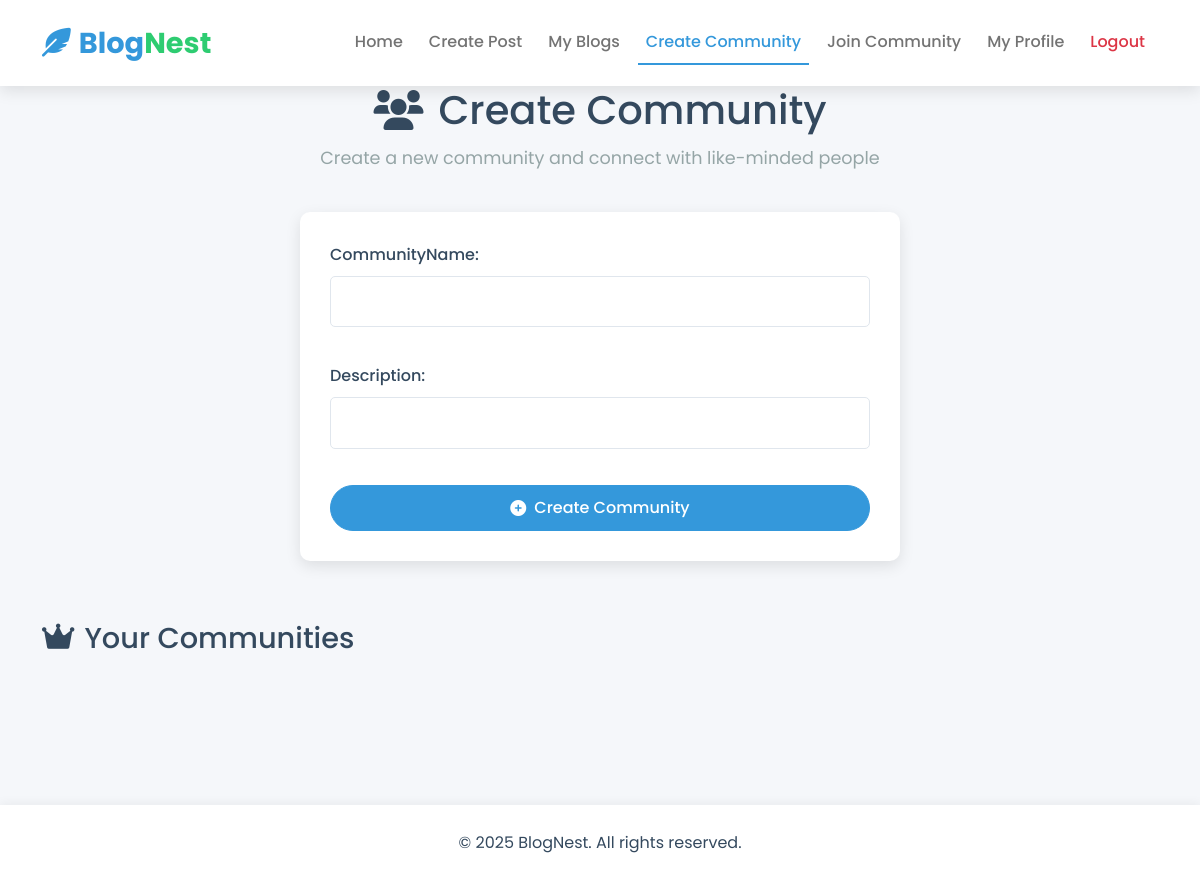
The app's page /create_community/ (signed in), older data.
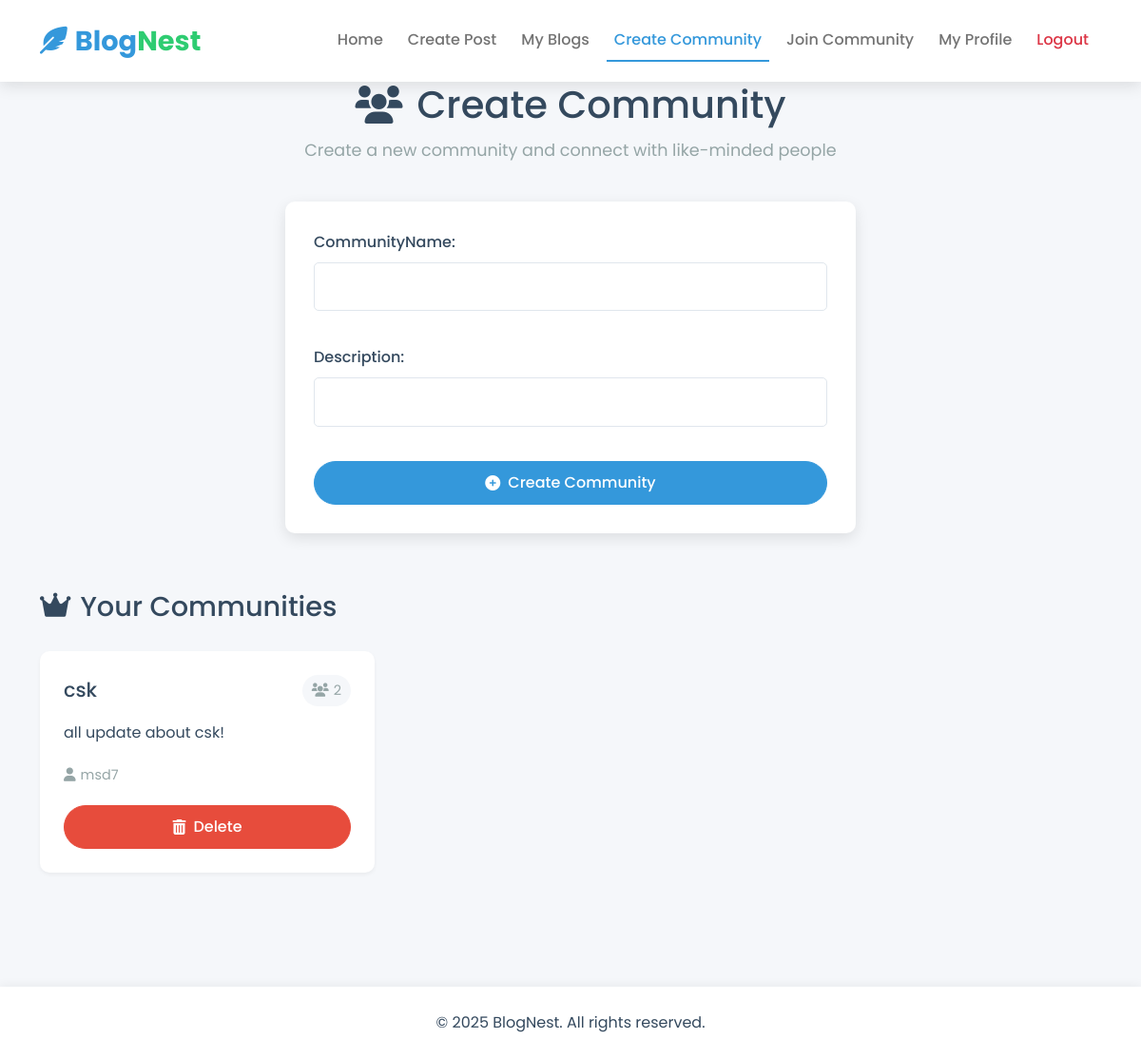
The same page, newer data.
### Blog/models.py (models this page shows)
class Community(models.Model):
  CommunityId = models.IntegerField(primary_key = True)
  CommunityName = models.CharField(max_length=50)
  Description = models.CharField(max_length=500)
  NumberOfMembers = models.IntegerField(default = 0)
  CreatorId = models.ForeignKey(User, null=True, on_delete=models.CASCADE)

### Blog/views.py (the view)
# urls.py: path('create_community/', create_community, name='create_community'),
def create_community(request):
    creator  = request.user
    if request.method == 'POST':
        form = CommunityForm(request.POST)
        if form.is_valid():
            print(creator)
            community = Community.objects.create(
              CommunityName = request.POST['CommunityName'],
              Description = request.POST['Description'],
              CreatorId = creator
            )
            return redirect("/home")
    else:
        form = CommunityForm()
    communities = Community.objects.filter(CreatorId = creator)
    return render(request, 'create_community.html', {'form': form, 'communities' :communities} )

### Blog/forms.py
class CommunityForm(forms.ModelForm):
    class Meta:
        model = Community
        fields = ['CommunityName', 'Description']

### templates/create_community.html (shortened to what this page needs)
{% load static %}
<!DOCTYPE html>
<html lang="en">
<head>
    <link href="https://cdn.jsdelivr.net/npm/bootstrap@5.0.2/dist/css/bootstrap.min.css" rel="stylesheet">
    <link href="https://cdnjs.cloudflare.com/ajax/libs/font-awesome/6.0.0-beta3/css/all.min.css" rel="stylesheet">
    <link href="{% static 'css/home.css' %}" rel="stylesheet">
    <link href="{% static 'css/community.css' %}" rel="stylesheet">
</head>
<body>
    <nav class="navbar navbar-expand-lg navbar-light">
        <div class="container">
            <a class="navbar-brand" href="/home">
                <i class="fas fa-feather-alt brand-icon"></i>Blog<span>Nest</span>
            </a>
            <div class="collapse navbar-collapse" id="navbarSupportedContent">
                <ul class="navbar-nav ms-auto mb-2 mb-lg-0">
                    <li class="nav-item">
                        <a class="nav-link" href="/home">Home</a>
                    </li>
                    <li class="nav-item">
                        <a class="nav-link" href="/create">Create Post</a>
                    </li>
                    <li class="nav-item">
                        <a class="nav-link" href="/myallblogs">My Blogs</a>
                    </li>
                    <li class="nav-item">
                        <a class="nav-link active" href="/create_community">Create Community</a>
                    </li>
                    <li class="nav-item">
                        <a class="nav-link" href="/join_community">Join Community</a>
                    </li>
                    <li class="nav-item">
                        <a class="nav-link" href="{% url 'user_profile' %}">My Profile</a>
                    </li>
                    <li class="nav-item">
                        <a class="nav-link text-danger" href="{% url 'logout' %}">Logout</a>
                    </li>
                </ul>
            </div>
        </div>
    </nav>
    <div class="container main-container">
        <div class="page-header">
            <h1><i class="fas fa-users"></i> Create Community</h1>
            <p>Create a new community and connect with like-minded people</p>
        </div>
        <div class="create-community-form">
            <form method="post">
                {{ form.as_p }}
                <button type="submit" class="btn btn-primary">
                    <i class="fas fa-plus-circle"></i> Create Community
                </button>
            </form>
        </div>
        <div class="communities-section">
            <h2><i class="fas fa-crown"></i> Your Communities</h2>
            <div class="communities-grid">
                {% for community in communities %}
                <div class="community-card">
                    <div class="community-header">
                        <h3>{{ community.CommunityName }}</h3>
                        <span class="member-count">
                            <i class="fas fa-users"></i> {{ community.NumberOfMembers }}
                        </span>
                    </div>
                    <p class="community-description">{{ community.Description }}</p>
                    <div class="community-meta">
                        <span class="creator">
                            <i class="fas fa-user"></i> {{ community.CreatorId.username }}
                        </span>
                    </div>
                    <div class="community-actions">
                        <form method="post" action="{% url 'delete_community' community.pk %}">
                            <button type="submit" class="btn btn-danger">
                                <i class="fas fa-trash-alt"></i> Delete
                            </button>
                        </form>
                    </div>
                </div>
                {% endfor %}
            </div>
        </div>
    </div>
    <footer class="footer">
        <div class="container text-center">
            <p class="mb-0">&copy; 2025 BlogNest. All rights reserved.</p>
        </div>
    </footer>
</body>
</html>

Row changes from the older to the newer data that the page shows:
added Community: CommunityName "csk", NumberOfMembers "2", Description "all update about csk!", CreatorId.username "msd7"
